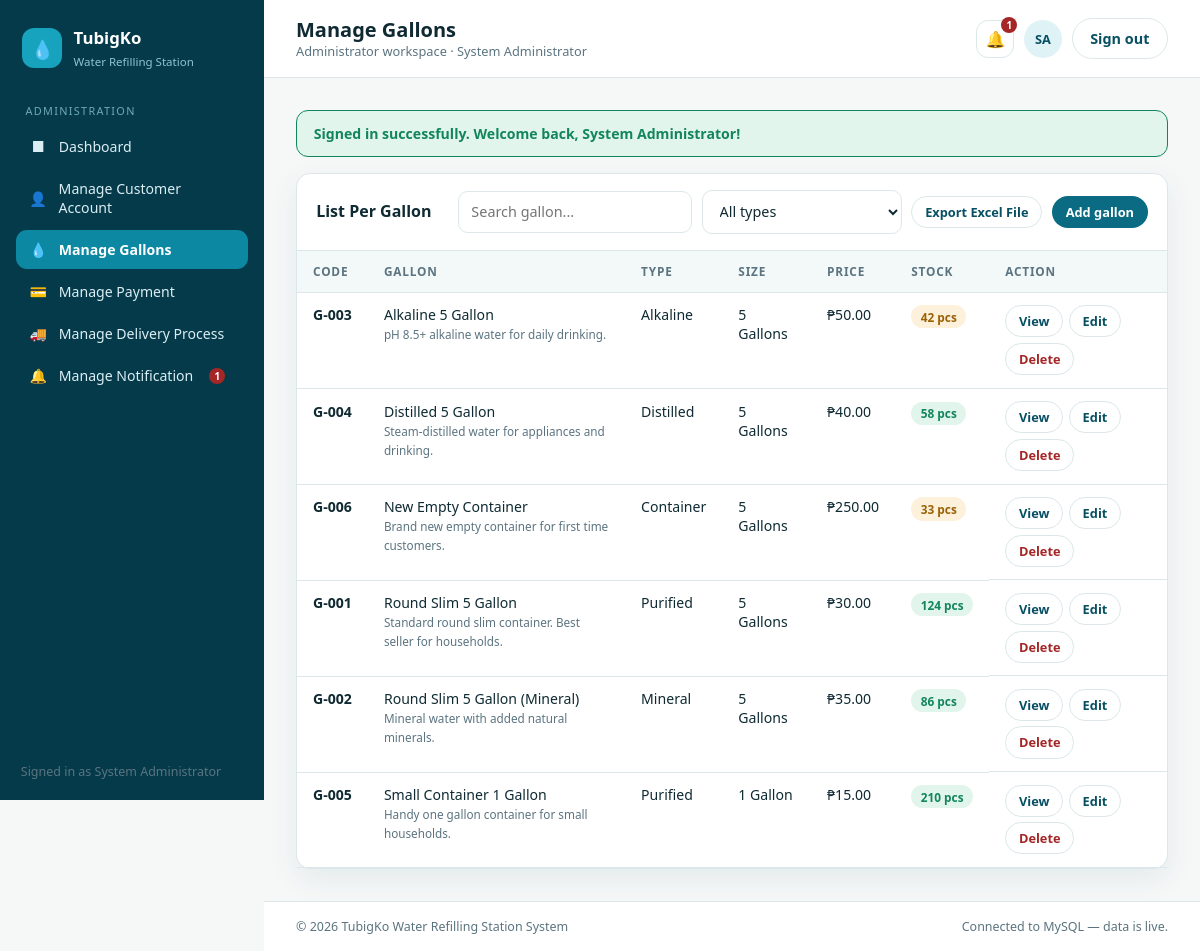
Page /admin/gallons.php (signed in) on the committed database.
### tables this page shows
CREATE TABLE IF NOT EXISTS users (
  id            INT AUTO_INCREMENT PRIMARY KEY,
  full_name     VARCHAR(100)    NOT NULL,
  username      VARCHAR(50)     NOT NULL UNIQUE,
  email         VARCHAR(100)    NOT NULL UNIQUE,
  password      VARCHAR(255)    NOT NULL,
  phone         VARCHAR(30)     DEFAULT NULL,
  address       TEXT            DEFAULT NULL,
  barangay      VARCHAR(100)    DEFAULT NULL,
  landmark      VARCHAR(150)    DEFAULT NULL,
  role          ENUM('admin','customer') NOT NULL DEFAULT 'customer',
  status        ENUM('active','inactive') NOT NULL DEFAULT 'active',
  created_at    TIMESTAMP       NOT NULL DEFAULT CURRENT_TIMESTAMP
);

CREATE TABLE IF NOT EXISTS gallons (
  id                INT AUTO_INCREMENT PRIMARY KEY,
  code              VARCHAR(20)     NOT NULL UNIQUE,
  name              VARCHAR(150)    NOT NULL,
  water_type        VARCHAR(50)     NOT NULL,
  gallon_size       VARCHAR(30)     NOT NULL,
  price_per_gallon  DECIMAL(10,2)   NOT NULL DEFAULT 0,
  stock             INT             NOT NULL DEFAULT 0,
  description       TEXT            DEFAULT NULL,
  status            ENUM('available','unavailable') NOT NULL DEFAULT 'available',
  created_at        TIMESTAMP       NOT NULL DEFAULT CURRENT_TIMESTAMP,
  updated_at        TIMESTAMP       NOT NULL DEFAULT CURRENT_TIMESTAMP ON UPDATE CURRENT_TIMESTAMP
);

### includes/auth.php (called while the page is built, shortened)
<?php
require_once __DIR__ . '/db.php';
function current_user(): ?array
{
    static $cached = null;
    static $loaded = false;
    if ($loaded) {
        return $cached;
    }
    $loaded = true;
    $cached = db_one('SELECT id, full_name, username, email, phone, address, barangay, landmark, role, status FROM users WHERE id = ?', [$_SESSION['user_id']]);
    return $cached;
}
function require_login(?string $role = null): void
{
    $user = current_user();
}
function flash_all(): array
{
    $flash = $_SESSION['flash'] ?? [];
    return $flash;
}

### includes/db.php (called while the page is built, shortened)
<?php
function db(): PDO
{
    static $pdo = null;
    if ($pdo instanceof PDO) {
        return $pdo;
    }
    $dsn = 'mysql:host=' . DB_HOST . ';port=' . DB_PORT . ';dbname=' . DB_NAME . ';charset=utf8mb4';
    try {
        $pdo = new PDO($dsn, DB_USER, DB_PASS, [
            PDO::ATTR_ERRMODE            => PDO::ERRMODE_EXCEPTION,
            PDO::ATTR_DEFAULT_FETCH_MODE => PDO::FETCH_ASSOC,
            PDO::ATTR_EMULATE_PREPARES   => false,
        ]);
    } catch (PDOException $e) {
        error_log('TubigKo DB connection failed: ' . $e->getMessage());
        http_response_code(500);
        die('The system is temporarily unavailable. Please try again in a moment.');
    }
    return $pdo;
}
function db_query(string $sql, array $params = []): array
{
    try {
        $stmt = db()->prepare($sql);
        $stmt->execute($params);
        return $stmt->fetchAll();
    } catch (PDOException $e) {
        error_log('TubigKo query failed: ' . $e->getMessage() . ' | SQL: ' . $sql);
        return [];
    }
}
function db_one(string $sql, array $params = []): ?array
{
    $rows = db_query($sql, $params);
    return $rows[0] ?? null;
}
function e(?string $value): string
{
    return htmlspecialchars((string)$value, ENT_QUOTES, 'UTF-8');
}

### includes/data.php (called while the page is built, shortened)
<?php
require_once __DIR__ . '/db.php';
function peso($n) { return "&#8369;" . number_format((float)$n, 2); }
function load_gallons(): array
{
    $rows = db_query('SELECT * FROM gallons ORDER BY name ASC');
    return array_map(function ($g) {
        return [
            'db_id' => (int)$g['id'],
            'id'    => $g['code'],
            'name'  => $g['name'],
            'type'  => $g['water_type'],
            'size'  => $g['gallon_size'],
            'price' => (float)$g['price_per_gallon'],
            'stock' => (int)$g['stock'],
            'desc'  => $g['description'],
            'status' => $g['status'],
        ];
    }, $rows);
}

### admin/gallons.php (the view, shortened to what this page needs)
<?php
$BASE = '..'; $ROLE = 'admin'; $PAGE_TITLE = 'Manage Gallons';
require_once __DIR__ . '/../includes/auth.php';
require_login('admin');
require_once __DIR__ . '/../includes/data.php';
include __DIR__ . '/../includes/header.php';
$GALLONS = load_gallons();
?>
<section class="card">
  <div class="card__head">
    <h3>List Per Gallon</h3>
    <div class="spacer toolbar no-print">
      <input type="search" data-search="gallonTable" placeholder="Search gallon...">
      <select data-filter="gallonTable">
        <option value="">All types</option>
      </select>
      <button class="btn btn--ghost btn--sm" onclick="exportTable('gallonTable','tubigko-gallons')">Export Excel File</button>
      <button class="btn btn--sm" onclick="openModal('addGallonModal')">Add gallon</button>
    </div>
  </div>
  <div class="table-wrap">
    <table id="gallonTable">
      <thead><tr><th>Code</th><th>Gallon</th><th>Type</th><th>Size</th><th>Price</th><th>Stock</th><th class="no-print">Action</th></tr></thead>
      <tbody>
      <?php foreach ($GALLONS as $g):
        $detail = json_encode([
          '__title' => $g['name'],
          'Gallon code' => $g['id'], 'Name' => $g['name'], 'Water type' => $g['type'],
          'Size' => $g['size'], 'Price' => 'PHP ' . number_format($g['price'], 2),
          'Available stock' => $g['stock'], 'Description' => $g['desc'],
        ], JSON_HEX_APOS | JSON_HEX_QUOT | JSON_HEX_TAG); ?>
        <tr data-filter-value="<?= e($g['type']) ?>">
          <td><strong><?= e($g['id']) ?></strong></td>
          <td><?= e($g['name']) ?><br><small class="muted"><?= e($g['desc']) ?></small></td>
          <td><?= e($g['type']) ?></td>
          <td><?= e($g['size']) ?></td>
          <td><?= peso($g['price']) ?></td>
          <td><span class="<?= $g['stock'] < 50 ? 'badge badge--warn' : 'badge badge--ok' ?>"><?= $g['stock'] ?> pcs</span></td>
          <td class="no-print" style="display:flex;gap:.35rem;flex-wrap:wrap">
            <button class="btn btn--ghost btn--sm" data-detail='<?= $detail ?>'>View</button>
            <button class="btn btn--ghost btn--sm" onclick='openEditGallon(<?= (int)$g["db_id"] ?>, <?= json_encode((string)$g["price"]) ?>, <?= json_encode((string)$g["stock"]) ?>)'>Edit</button>
            <form method="post" action="gallons.php" style="display:inline" onsubmit="return confirm('Delete this gallon?');">
              <button class="btn btn--ghost btn--sm" type="submit" style="color:var(--bad)">Delete</button>
            </form>
          </td>
        </tr>
      <?php endforeach; ?>
      </tbody>
    </table>
  </div>
</section>
<?php include __DIR__ . '/../includes/footer.php'; ?>

### includes/header.php (shortened to what this page needs)
<?php
require_once __DIR__ . '/auth.php';
require_once __DIR__ . '/data.php';
$BASE = $BASE ?? '.';
$PAGE_TITLE = $PAGE_TITLE ?? 'Dashboard';
$ROLE = $ROLE ?? 'admin';
$__me = current_user();
$__initials = 'U';
if ($__me && trim($__me['full_name']) !== '') {
    $__parts = preg_split('/\s+/', trim($__me['full_name']));
    $__initials = strtoupper(substr($__parts[0], 0, 1) . substr(end($__parts), 0, 1));
}
$__unread = $__me ? (int)(db_one(
    'SELECT COUNT(*) AS c FROM notifications WHERE (user_id = ? OR user_id IS NULL) AND is_read = 0',
    [$__me['id']]
)['c'] ?? 0) : 0;
?>
<!DOCTYPE html>
<html lang="en">
<head>
<link rel="stylesheet" href="<?= $BASE ?>/assets/css/style.css">
</head>
<body class="app">
<div class="layout">
<?php include __DIR__ . '/sidebar.php'; ?>
  <main class="main">
    <header class="topbar">
      <div>
        <h1 class="topbar__title"><?= htmlspecialchars($PAGE_TITLE) ?></h1>
        <p class="topbar__sub"><?= $ROLE === 'admin' ? 'Administrator workspace' : 'Customer workspace' ?><?= $__me ? ' &middot; ' . e($__me['full_name']) : '' ?></p>
      </div>
      <div class="topbar__right">
        <a class="icon-btn" href="<?= $BASE ?>/<?= $ROLE ?>/notifications.php" aria-label="Notifications" style="position:relative">
          &#128276;<?php if ($__unread > 0): ?><span class="notif-count"><?= $__unread > 9 ? '9+' : $__unread ?></span><?php endif; ?>
        </a>
        <div class="avatar" aria-hidden="true"><?= e($__initials) ?></div>
        <a class="btn btn--ghost" href="<?= $BASE ?>/logout.php">Sign out</a>
      </div>
    </header>
    <div class="content">
      <?php foreach (flash_all() as $type => $msg): ?>
        <div class="flash flash--<?= e($type) ?>"><?= e($msg) ?></div>
      <?php endforeach; ?>

### includes/sidebar.php
<?php
$current = basename($_SERVER['PHP_SELF']);
$adminNav = [
  ['dashboard.php','Dashboard','&#9632;'],
  ['customers.php','Manage Customer Account','&#128100;'],
  ['gallons.php','Manage Gallons','&#128167;'],
  ['payments.php','Manage Payment','&#128179;'],
  ['deliveries.php','Manage Delivery Process','&#128666;'],
  ['notifications.php','Manage Notification','&#128276;'],
];
$customerNav = [
  ['gallons.php','Gallon','&#128167;'],
  ['payment.php','Payment','&#128179;'],
  ['delivery.php','Delivery Process','&#128666;'],
  ['notifications.php','Notification','&#128276;'],
];
$nav = $ROLE === 'admin' ? $adminNav : $customerNav;
?>
<aside class="side" id="sidebar">
  <a class="brand" href="<?= $BASE ?>/index.php">
    <span class="brand__mark">&#128167;</span>
    <span>
      <strong>TubigKo</strong>
      <small>Water Refilling Station</small>
    </span>
  </a>
  <nav class="nav">
    <p class="nav__label"><?= $ROLE === 'admin' ? 'Administration' : 'My Account' ?></p>
    <?php foreach ($nav as $item): ?>
      <a class="nav__link<?= $current === $item[0] ? ' is-active' : '' ?>" href="<?= $BASE ?>/<?= $ROLE ?>/<?= $item[0] ?>">
        <span class="nav__icon"><?= $item[2] ?></span><?= $item[1] ?><?php if ($item[0] === 'notifications.php' && !empty($__unread)): ?><span class="notif-count" style="position:static;margin-left:.4rem"><?= $__unread > 9 ? '9+' : $__unread ?></span><?php endif; ?>
      </a>
    <?php endforeach; ?>
  </nav>
  <div class="side__foot">
    <span class="muted" style="font-size:.78rem;padding:0 .3rem">Signed in as <?= isset($__me) && $__me ? e($__me['full_name']) : '' ?></span>
  </div>
</aside>

### rows in the picture
users: id "1", full_name "System Administrator", full_name "SA"
gallons: code "G-003", name "Alkaline 5 Gallon", description "pH 8.5+ alkaline water for daily drinking.", water_type "Alkaline", gallon_size "5 Gallons", price "₱50.00", stock "42"
gallons: code "G-004", name "Distilled 5 Gallon", description "Steam-distilled water for appliances and drinking.", water_type "Distilled", gallon_size "5 Gallons", price "₱40.00", stock "58"
gallons: code "G-006", name "New Empty Container", description "Brand new empty container for first time customers.", water_type "Container", gallon_size "5 Gallons", price "₱250.00", stock "33"
gallons: code "G-001", name "Round Slim 5 Gallon", description "Standard round slim container. Best seller for households.", water_type "Purified", gallon_size "5 Gallons", price "₱30.00", stock "124"
gallons: code "G-002", name "Round Slim 5 Gallon (Mineral)", description "Mineral water with added natural minerals.", water_type "Mineral", gallon_size "5 Gallons", price "₱35.00", stock "86"
gallons: code "G-005", name "Small Container 1 Gallon", description "Handy one gallon container for small households.", water_type "Purified", gallon_size "1 Gallon", price "₱15.00", stock "210"

### other values in the picture
$item[2] "■"
$item[1] "Dashboard"
$item[2] "👤"
$item[1] "Manage Customer Account"
$item[2] "💧"
$item[1] "Manage Gallons"
$item[2] "💳"
$item[1] "Manage Payment"
$item[2] "🚚"
$item[1] "Manage Delivery Process"
$item[2] "🔔"
$item[1] "Manage Notification"
$PAGE_TITLE "Manage Gallons"
$msg "Signed in successfully. Welcome back, System Administrator!"
